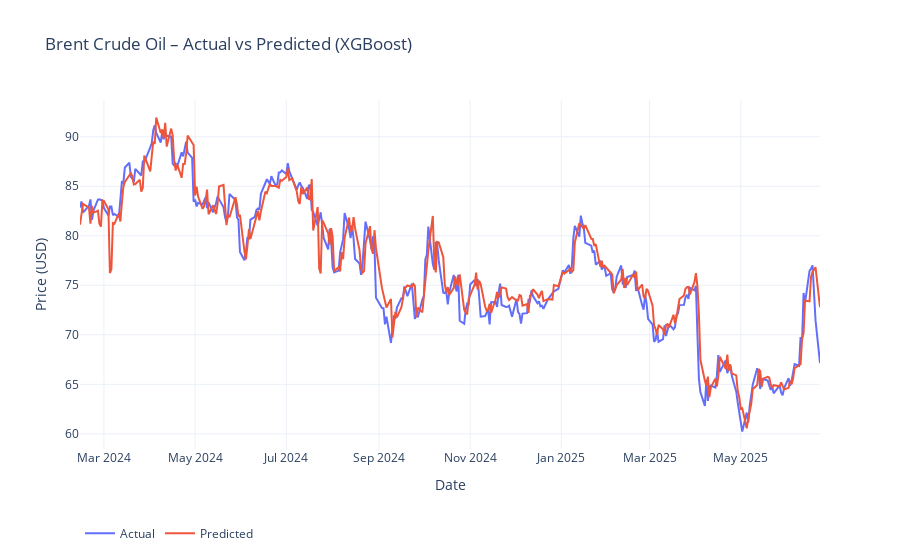

The notebook cell this image was saved under:
### Markdown cell above
## XGBOOST

### Code cell
import yfinance as yf
import pandas as pd
import numpy as np
from xgboost import XGBRegressor
from sklearn.metrics import (
    mean_squared_error,
    mean_absolute_error,
    mean_absolute_percentage_error,
    r2_score,
    explained_variance_score
)
import plotly.graph_objects as go

SEED = 42
np.random.seed(SEED)

# === 1. Download Brent crude oil price data ==================================
df = (
    yf.download("BZ=F", start="2011-06-13", end="2025-06-25")[['Close']]
      .rename(columns={'Close': 'Price'})
      .dropna()
)

# === 2. Load & align embeddings =============================================
emb = (
    pd.read_csv('../Data/raw/embeddings_feature_distilbert-base-uncased.csv', parse_dates=['date'])
      .set_index('date')
)
emb = emb.reindex(df.index).ffill().bfill()
sent = (
    pd.read_csv('../Data/raw/daily_sent.csv', parse_dates=['Date'])
      .set_index('Date')
)

df['SENT_1'] = emb['embedding_3d_1_mean']
df['SENT_2'] = emb['embedding_3d_2_mean']
df['SENT_3'] = emb['embedding_3d_3_mean']
df['cosine_sim']            = emb['cosine_sim']
df['drift']                 = emb['drift']
df['drift_velocity']        = emb['drift_velocity']
df['drift_velocity_diff']   = emb['drift_velocity_diff']
df['drift_acceleration']    = emb['drift_acceleration']
df['var_3d_1']              = emb['embedding_3d_1_var_daily']
df['var_3d_2']              = emb['embedding_3d_2_var_daily']
df['var_3d_3']              = emb['embedding_3d_3_var_daily']
df['sentiment']             = sent['avg_score']

# === 3. Costruzione delle lag-feature =======================================
for lag in range(1, 6):
    df[f'price_lag_{lag}'] = df['Price'].shift(lag)

df['target'] = df['Price'].shift(-1)
df.dropna(inplace=True)

# === 4. Train-test split (90/10) ============================================
feat_cols = [
    'Price',
    'price_lag_1','price_lag_2','price_lag_3','price_lag_4','price_lag_5',
    'SENT_1','SENT_2','SENT_3',
    'cosine_sim','drift','drift_velocity','drift_velocity_diff','drift_acceleration',
    'var_3d_1','var_3d_2','var_3d_3',
    'sentiment'
]

X = df[feat_cols]
y = df['target']
split_idx = int(len(df) * 0.9)
X_train, X_test = X.iloc[:split_idx], X.iloc[split_idx:]
y_train, y_test = y.iloc[:split_idx], y.iloc[split_idx:]

# === 5. Train XGBoost ======================================================
xgb = XGBRegressor(
    n_estimators=200,
    max_depth=6,
    learning_rate=0.07,
    subsample=0.9,
    colsample_bytree=0.9,
    random_state=SEED,
    n_jobs=-1,
    tree_method="hist"  # "gpu_hist" se hai una GPU
)
xgb.fit(X_train, y_train)
preds = xgb.predict(X_test)

# === 6. Metriche di valutazione ============================================
def smape(y_true, y_pred):
    denom = (np.abs(y_true) + np.abs(y_pred)) / 2
    return np.mean(np.abs(y_true - y_pred) / denom) * 100

def theils_u(y_true, y_pred):
    rmsfe = np.sqrt(np.mean((y_pred - y_true) ** 2))
    denom = (np.sqrt(np.mean(y_true ** 2)) +
             np.sqrt(np.mean(y_pred ** 2)))
    return rmsfe / denom

metrics = {
    "RMSE": np.sqrt(mean_squared_error(y_test, preds)),
    "MAE": mean_absolute_error(y_test, preds),
    "MAPE (%)": mean_absolute_percentage_error(y_test, preds) * 100,
    "sMAPE (%)": smape(y_test.values, preds),
    "R²": r2_score(y_test, preds),
    "Explained Variance": explained_variance_score(y_test, preds),
    "Theil’s U": theils_u(y_test.values, preds),
    "Directional Accuracy (%)": (
        np.mean(
            np.sign(y_test.values[1:] - y_test.values[:-1]) ==
            np.sign(preds[1:] - y_test.values[:-1])
        ) * 100
    )
}

print(pd.Series(metrics).to_frame('XGBoost').round(4))

# === 7. Grafico Plotly Actual vs Predicted =================================
fig = go.Figure()
fig.add_trace(go.Scatter(
    x=y_test.index, y=y_test, mode='lines', name='Actual'
))
fig.add_trace(go.Scatter(
    x=y_test.index, y=preds, mode='lines', name='Predicted'
))
fig.update_layout(
    title='Brent Crude Oil – Actual vs Predicted (XGBoost)',
    xaxis_title='Date',
    yaxis_title='Price (USD)',
    template='plotly_white',
    legend=dict(orientation='h', y=-0.2)
)
fig.show()

### Figure 1 — Plotly figure (JSON) as saved in the notebook; plotly's stock layout.template omitted (floating-point values rounded to 4 significant figures; data arrays with more than 128 entries replaced by an {"elided": "..."} marker saying what was removed)
{"data": [{"mode": "lines", "name": "Actual", "type": "scatter", "x": {"elided": "338 str values"}, "y": {"elided": "338 float values"}}, {"mode": "lines", "name": "Predicted", "type": "scatter", "x": {"elided": "338 str values"}, "y": {"elided": "338 float values"}}], "layout": {"legend": {"orientation": "h", "y": -0.2}, "title": {"text": "Brent Crude Oil – Actual vs Predicted (XGBoost)"}, "xaxis": {"title": {"text": "Date"}}, "yaxis": {"title": {"text": "Price (USD)"}}}}
